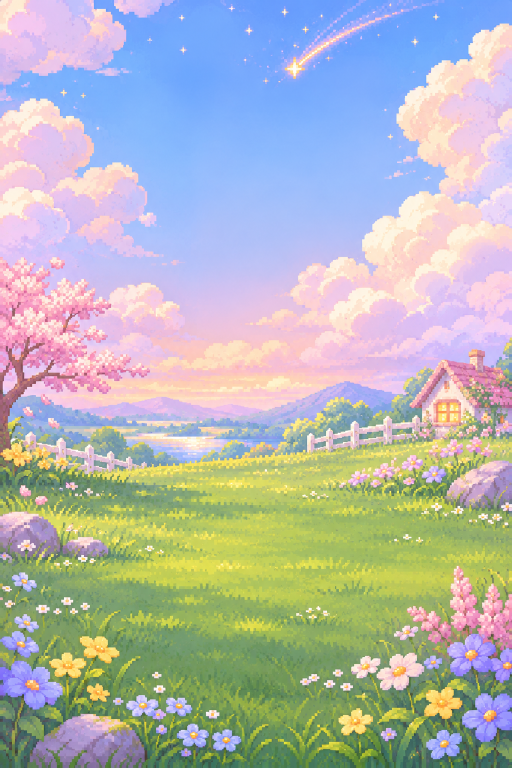
#> input picture assets/backgrounds/background_source.png, 1024 x 1536 px (shown at 1/2 size)
$ python prepare_backgrounds.py
#> lines starting #> are read from the running program, lines starting #| are printed output that depends on the picture
"""Prepare original background(s) at the exact 320x480 portrait target."""
from pathlib import Path
from PIL import Image, ImageEnhance, ImageDraw
import random

ROOT=Path(__file__).resolve().parents[1]
SRC=ROOT/'assets'/'backgrounds'/'background_source.png'
OUT=ROOT/'assets'/'backgrounds'
if not SRC.is_file():
    raise SystemExit('Missing original background_source.png — see assets/README.md')
im=Image.open(SRC).convert('RGB').resize((320,480),Image.Resampling.LANCZOS)
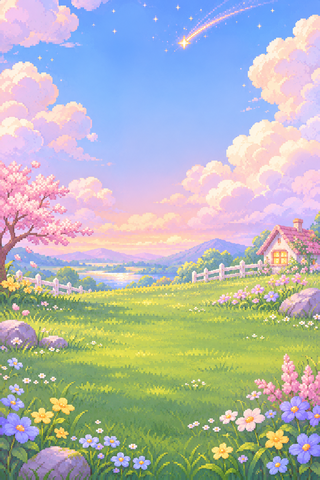
#> im: PIL image 320x480 RGB; mean R, G, B 179, 182.5, 181.4
im.save(OUT/'meadow_day.png',optimize=True)
twilight=ImageEnhance.Color(im).enhance(0.95)
twilight=Image.blend(twilight,Image.new('RGB',im.size,(140,97,173)),0.14)
twilight.save(OUT/'meadow_dusk.png',optimize=True)
night=ImageEnhance.Brightness(im).enhance(.54)
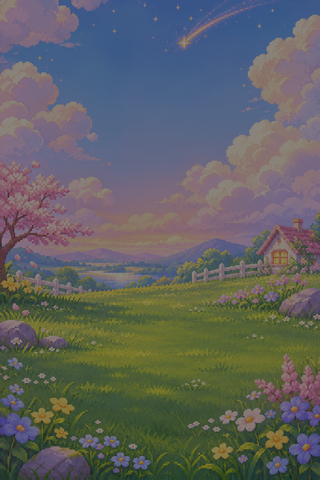
#> night: PIL image 320x480 RGB; mean R, G, B 96.2, 98.1, 97.5
night=Image.blend(night, Image.new('RGB',im.size,(24,34,94)),0.27)
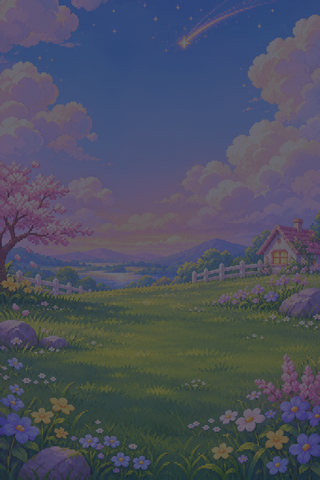
#> night: PIL image 320x480 RGB; mean R, G, B 76.2, 80.3, 96
d=ImageDraw.Draw(night)
random.seed(812)
for _ in range(38):
    x=random.randrange(20,300);y=random.randrange(12,160);r=random.choice([0,0,1])
    d.ellipse((x-r,y-r,x+r,y+r),fill=(239,232,254))
night.save(OUT/'meadow_night.png',optimize=True)
print('Saved background day/dusk/night 320x480')
